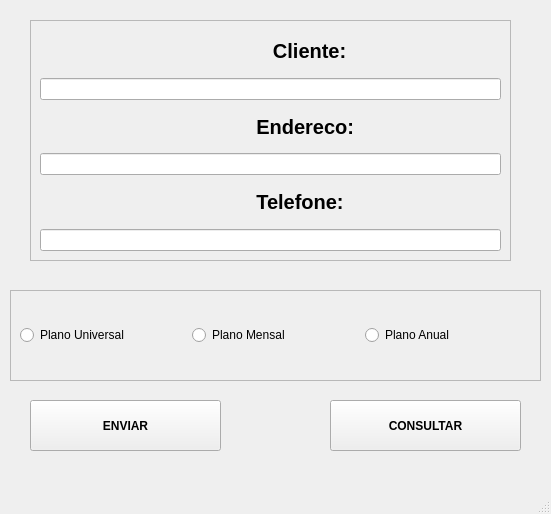
<?xml version="1.0" encoding="UTF-8"?>
<ui version="4.0">
 <class>MainWindow</class>
 <widget class="QMainWindow" name="MainWindow">
  <property name="geometry">
   <rect>
    <x>0</x>
    <y>0</y>
    <width>551</width>
    <height>514</height>
   </rect>
  </property>
  <property name="mouseTracking">
   <bool>false</bool>
  </property>
  <property name="windowTitle">
   <string>MainWindow</string>
  </property>
  <widget class="QWidget" name="centralwidget">
   <widget class="QPushButton" name="btnEnviar">
    <property name="enabled">
     <bool>true</bool>
    </property>
    <property name="geometry">
     <rect>
      <x>30</x>
      <y>400</y>
      <width>191</width>
      <height>51</height>
     </rect>
    </property>
    <property name="font">
     <font>
      <weight>75</weight>
      <bold>true</bold>
     </font>
    </property>
    <property name="cursor">
     <cursorShape>UpArrowCursor</cursorShape>
    </property>
    <property name="text">
     <string>ENVIAR</string>
    </property>
   </widget>
   <widget class="QFrame" name="fmPlanos">
    <property name="geometry">
     <rect>
      <x>10</x>
      <y>290</y>
      <width>531</width>
      <height>91</height>
     </rect>
    </property>
    <property name="frameShape">
     <enum>QFrame::StyledPanel</enum>
    </property>
    <property name="frameShadow">
     <enum>QFrame::Raised</enum>
    </property>
    <layout class="QGridLayout" name="gridLayout">
     <item row="1" column="1">
      <widget class="QRadioButton" name="RdUniversal">
       <property name="text">
        <string>Plano Universal</string>
       </property>
      </widget>
     </item>
     <item row="1" column="3">
      <widget class="QRadioButton" name="RdAnual">
       <property name="text">
        <string>Plano Anual</string>
       </property>
      </widget>
     </item>
     <item row="1" column="2">
      <widget class="QRadioButton" name="RdMensal">
       <property name="text">
        <string>Plano Mensal</string>
       </property>
      </widget>
     </item>
    </layout>
   </widget>
   <widget class="QFrame" name="frame">
    <property name="geometry">
     <rect>
      <x>30</x>
      <y>20</y>
      <width>481</width>
      <height>241</height>
     </rect>
    </property>
    <property name="frameShape">
     <enum>QFrame::StyledPanel</enum>
    </property>
    <property name="frameShadow">
     <enum>QFrame::Raised</enum>
    </property>
    <layout class="QGridLayout" name="gridLayout_2">
     <item row="3" column="0">
      <widget class="QLabel" name="label_2">
       <property name="enabled">
        <bool>true</bool>
       </property>
       <property name="font">
        <font>
         <pointsize>15</pointsize>
         <weight>75</weight>
         <bold>true</bold>
        </font>
       </property>
       <property name="text">
        <string>                                       Endereco:</string>
       </property>
      </widget>
     </item>
     <item row="1" column="0">
      <widget class="QLabel" name="label">
       <property name="enabled">
        <bool>true</bool>
       </property>
       <property name="font">
        <font>
         <pointsize>15</pointsize>
         <weight>75</weight>
         <bold>true</bold>
        </font>
       </property>
       <property name="text">
        <string>                                          Cliente:</string>
       </property>
      </widget>
     </item>
     <item row="5" column="0">
      <widget class="QLabel" name="label_3">
       <property name="enabled">
        <bool>true</bool>
       </property>
       <property name="font">
        <font>
         <pointsize>15</pointsize>
         <weight>75</weight>
         <bold>true</bold>
        </font>
       </property>
       <property name="text">
        <string>                                       Telefone:</string>
       </property>
      </widget>
     </item>
     <item row="4" column="0">
      <widget class="QLineEdit" name="leEndereco">
       <property name="alignment">
        <set>Qt::AlignCenter</set>
       </property>
      </widget>
     </item>
     <item row="2" column="0">
      <widget class="QLineEdit" name="leCliente">
       <property name="contextMenuPolicy">
        <enum>Qt::DefaultContextMenu</enum>
       </property>
       <property name="layoutDirection">
        <enum>Qt::LeftToRight</enum>
       </property>
       <property name="alignment">
        <set>Qt::AlignCenter</set>
       </property>
      </widget>
     </item>
     <item row="6" column="0">
      <widget class="QLineEdit" name="leTelefone">
       <property name="alignment">
        <set>Qt::AlignCenter</set>
       </property>
      </widget>
     </item>
    </layout>
   </widget>
   <widget class="QPushButton" name="btnEnviar_2">
    <property name="enabled">
     <bool>true</bool>
    </property>
    <property name="geometry">
     <rect>
      <x>330</x>
      <y>400</y>
      <width>191</width>
      <height>51</height>
     </rect>
    </property>
    <property name="font">
     <font>
      <weight>75</weight>
      <bold>true</bold>
     </font>
    </property>
    <property name="cursor">
     <cursorShape>UpArrowCursor</cursorShape>
    </property>
    <property name="text">
     <string>CONSULTAR</string>
    </property>
   </widget>
  </widget>
  <widget class="QMenuBar" name="menubar">
   <property name="geometry">
    <rect>
     <x>0</x>
     <y>0</y>
     <width>551</width>
     <height>22</height>
    </rect>
   </property>
  </widget>
  <widget class="QStatusBar" name="statusbar"/>
 </widget>
 <resources/>
 <connections/>
</ui>
